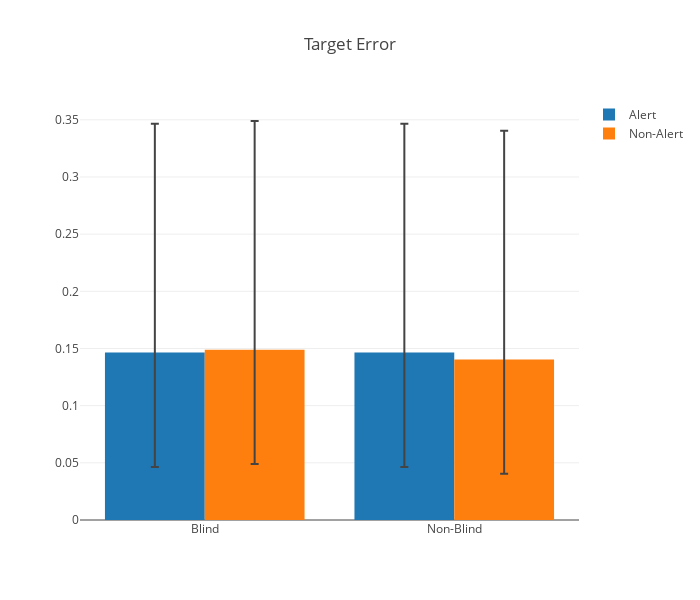

Notebook code for this chart:
### Markdown cell above
## Distance to Target

### Code cell
factor=1.0
ab = abs(np.array(alldatadfs[alldatadfs.AlertTone==False & alldatadfs.Blind ]['error']))*factor
anb = abs(np.array(alldatadfs[alldatadfs.AlertTone==False & (alldatadfs.Blind == False)]['error']))*factor
nab = abs(np.array(alldatadfs[(alldatadfs.AlertTone) & alldatadfs.Blind]['error']))*factor
nanb = abs(np.array(alldatadfs[(alldatadfs.AlertTone) & (alldatadfs.Blind == False)]['error']))*factor

nab = nab[:len(ab)]

blind = [(True if i < len(ab)+len(nab) else False) for i in range(0,len(ab)+len(nab)+len(anb)+len(nanb))]
alert = [True for i in range(0,len(ab))]+[False for i in range(0,len(nab))]+[True for i in range(0,len(anb))]+[False for i in range(0,len(nanb))]
timedistance_df = pd.DataFrame({'time':np.concatenate((ab,nab,anb,nanb)),'blind':blind,'alert':alert})

trace1 = go.Bar(
    x=['Blind', 'Non-Blind'],
    y=[
        np.mean(ab),np.mean(anb)
    ],
    name='Alert',
    error_y=dict(
        type='data',
        symmetric=False,
        array=[np.percentile(ab,75),np.percentile(anb,75)],
        arrayminus=[np.percentile(ab,25),np.percentile(anb,25)],
        visible=True
    )
)
trace2 = go.Bar(
    x=['Blind', 'Non-Blind'],
    y=[
        np.mean(nab),np.mean(nanb),
    ],
    name='Non-Alert',
    error_y=dict(
        type='data',
        symmetric=False,
        array=[np.percentile(nab,75),np.percentile(nanb,75)],
        arrayminus=[np.percentile(nab,25),np.percentile(nanb,25)],
        visible=True
    )
)

data = [trace1, trace2]
layout = go.Layout(
    width=700,
    height=600,
    title="Target Error",
    barmode='group'
)
fig = go.Figure(data=data, layout=layout)
iplot(fig, filename='distancetotarget',image='png')


data = [
    go.Scatter(
            x=range(0,len(ab)),
            y=ab,
            mode='line',
            name="Alert"
        ),
    go.Scatter(
        x=range(0,len(nab)),
        y=nab,
        mode='line',
        name="Non-Alert"
    )
]
layout = go.Layout(
    title='Blind Distance',
)
fig = go.Figure(data=data,layout=layout)
iplot(fig,filename="blinddistance")


data = [
    go.Scatter(
            x=range(0,len(anb)),
            y=anb,
            mode='line',
            name="Alert"
        ),
    go.Scatter(
        x=range(0,len(nanb)),
        y=nanb,
        mode='line',
        name="Non-Alert"
    )
]
layout = go.Layout(
    title='Non-Blind Distance',
)
fig = go.Figure(data=data,layout=layout)
iplot(fig,filename="nonblinddistance")

### Figure 1 — Plotly figure (JSON) as saved in the notebook; plotly's stock layout.template omitted (floating-point values rounded to 4 significant figures)
{"data": [{"error_y": {"array": [0.2, 0.2], "arrayminus": [0.1, 0.1], "symmetric": false, "type": "data", "visible": true}, "name": "Alert", "type": "bar", "x": ["Blind", "Non-Blind"], "y": [0.1464, 0.1464]}, {"error_y": {"array": [0.2, 0.2], "arrayminus": [0.1, 0.1], "symmetric": false, "type": "data", "visible": true}, "name": "Non-Alert", "type": "bar", "x": ["Blind", "Non-Blind"], "y": [0.1489, 0.1404]}], "layout": {"barmode": "group", "height": 600, "title": "Target Error", "width": 700}}
